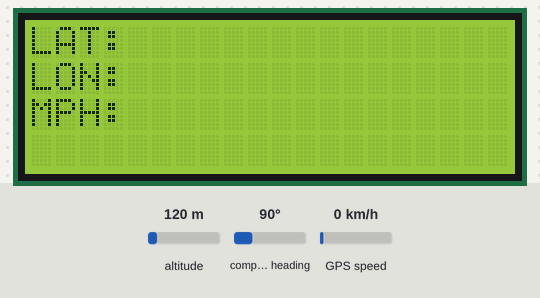
Bench run of a sketch on a simulated Arduino Uno, built for the host (arithmetic inside an expression is 32-bit, double 64-bit). Shown: 20×4 character LCD. The test bench sets the inputs (shaded band); at power-on: GPS speed 0 km/h, altitude 120 m, compass heading 90°. The GPS gets a fix after 3 s at 37.7749, -122.4194 with 8 satellites; what the sketch prints to the serial monitor is not drawn.

Above: at 1.2 s.
1.3 s: GPS speed set to 2 km/h
At 3.5 s:
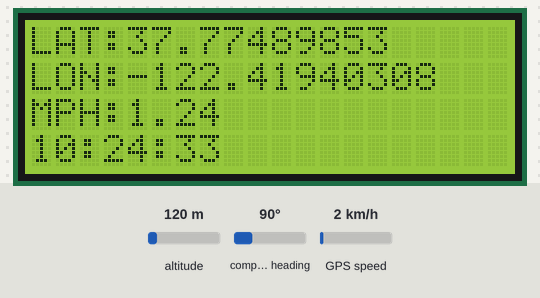
5.4 s: GPS speed set to 30 km/h
At 6.8 s:
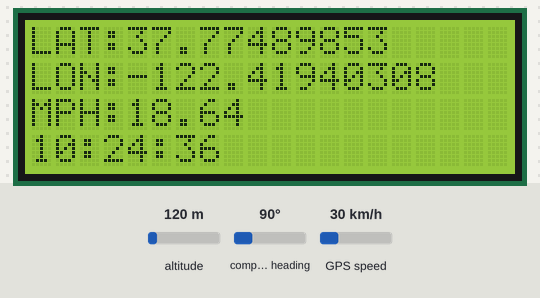
8.5 s: GPS speed set to 60 km/h
At 9.4 s:
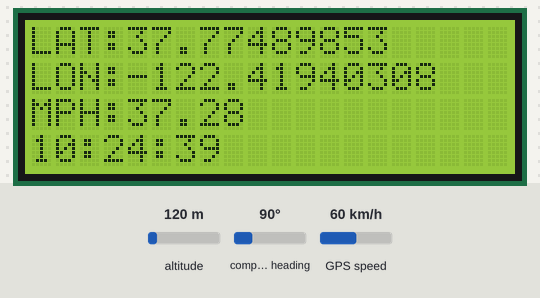
Timing chart, 0 to 11.5 s (numbered marks = the images above; inputs shaded):
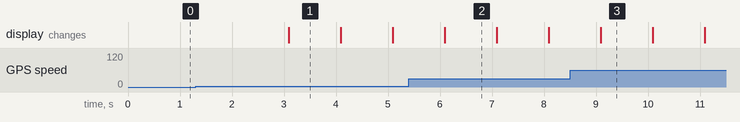

The sketch:

gps.ino
```cpp
//gps.ino

#include <LiquidCrystal.h>
#include <SoftwareSerial.h>
#include "TinyGPS.h"

LiquidCrystal lcd(8, 9, 10, 11, 12, 13);
SoftwareSerial GPS_Serial(3,4); // RX, TX
TinyGPS gps;

void setup() {
  lcd.begin(20, 4);
  lcd.clear();
  lcd.setCursor(0,0);
  lcd.print("LAT:");
  lcd.setCursor(0,1);
  lcd.print("LON:");
  lcd.setCursor(0,2);
  lcd.print("MPH:");

  Serial.begin(9600);
  GPS_Serial.begin(9600);
  Serial.print("Beginning\n");
}
void loop() {
  char packet;
  bool newData = false;

  // Read in all available serial data from the GPS
  while(GPS_Serial.available()){
    packet = GPS_Serial.read();
    if(gps.encode(packet)) newData = true;
  }
  // If we got new info, print it out
  if(newData){
    int year;
    byte month, day, hour, minute, second, hundredths;
    unsigned long fix_age;
    gps.crack_datetime(&year, &month, &day, &hour, &minute, &second, &hundredths, &fix_age);

    float flat, flon;
    unsigned long age;
    gps.f_get_position(&flat, &flon, &age);
    Serial.print("LAT=");
    Serial.print(flat == TinyGPS::GPS_INVALID_F_ANGLE ? 0.0 : flat, 6);
    Serial.print(" LON=");
    Serial.print(flon == TinyGPS::GPS_INVALID_F_ANGLE ? 0.0 : flon, 6);
    Serial.print(" SAT=");
    Serial.print(gps.satellites() == TinyGPS::GPS_INVALID_SATELLITES ? 0 : gps.satellites());
    Serial.print(" PREC=");
    Serial.print(gps.hdop() == TinyGPS::GPS_INVALID_HDOP ? 0 : gps.hdop());
    Serial.print(" ");
    Serial.print(hour);
    Serial.print(":");
    Serial.print(minute);
    Serial.print(":");
    Serial.print(second);
    Serial.print("\n");

    lcd.setCursor(4,0);
    lcd.print(flat, 8);
    lcd.print("   ");
    lcd.setCursor(4,1);
    lcd.print(flon, 8);
    lcd.print("   ");
    lcd.setCursor(4,2);
    lcd.print(gps.f_speed_mph());
    lcd.setCursor(0,3);
    lcd.print(hour);
    lcd.print(":");
    char m[3];
    sprintf(m, "%02d", minute);
    lcd.print(m);
    lcd.print(":");
    char s[3];
    sprintf(s, "%02d", second);
    lcd.print(s);
    lcd.print("  ");
  }

}

/*
$GPRMC,045159.00,A,4215.68690,N,08342.40503,W,0.046,,271216,,,D*64

$GPVTG,,T,,M,0.046,N,0.085,K,D*29

$GPGGA,045159.00,4215.68690,N,08342.40503,W,2,09,1.09,269.0,M,-34.7,M,,0000*6C

$GPGSA,A,3,11,13,28,30,51,01,46,07,08,,,,2.20,1.09,1.91*00

$GPGSV,3,1,11,01,35,140,35,07,68,168,29,08,51,050,28,11,58,126,35*7F

$GPGSV,3,2,11,13,16,316,27,17,10,227,18,28,42,293,38,30,68,292,35*78

$GPGSV,3,3,11,46,42,202,35,48,21,240,,51,36,213,36*46

$GPGLL,4215.68690,N,08342.40503,W,045159.00,A,D*7E
*/
```

Measured:
- what the display in image 1 shows lasts 1.0 s, from 3.1 s to 4.1 s
